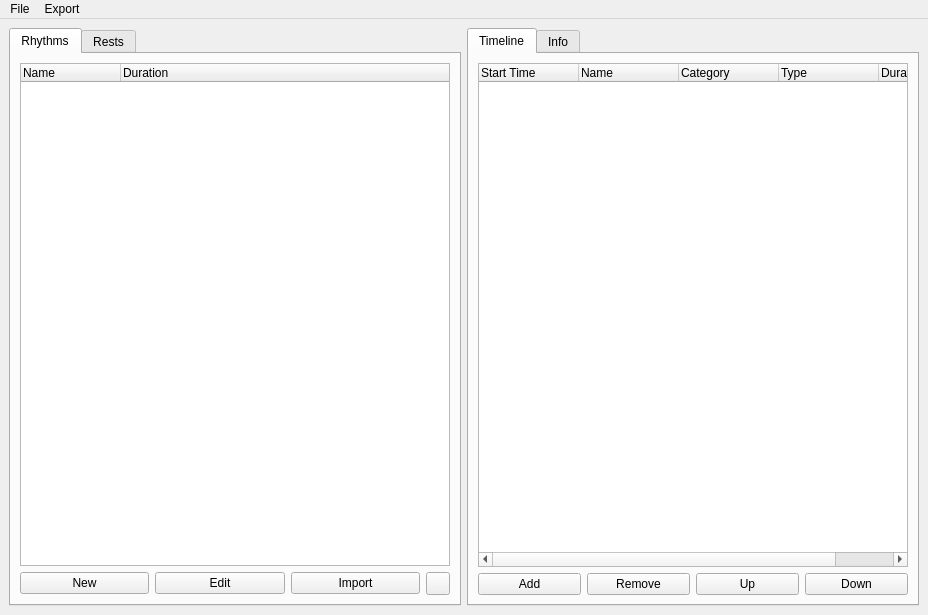
<?xml version="1.0" encoding="UTF-8"?>
<ui version="4.0">
 <class>MainWindow</class>
 <widget class="QMainWindow" name="MainWindow">
  <property name="geometry">
   <rect>
    <x>0</x>
    <y>0</y>
    <width>928</width>
    <height>566</height>
   </rect>
  </property>
  <property name="maximumSize">
   <size>
    <width>16777215</width>
    <height>566</height>
   </size>
  </property>
  <property name="windowTitle">
   <string>MainWindow</string>
  </property>
  <widget class="QWidget" name="centralwidget">
   <layout class="QGridLayout" name="gridLayout">
    <item row="0" column="0" rowspan="10">
     <widget class="QTabWidget" name="presetsTabs">
      <property name="currentIndex">
       <number>0</number>
      </property>
      <widget class="QWidget" name="rhythmsTab">
       <attribute name="icon">
        <iconset resource="resources.qrc">
         <normaloff>:/music_notes/not_filled</normaloff>
         <normalon>:/music_notes/filled</normalon>:/music_notes/not_filled</iconset>
       </attribute>
       <attribute name="title">
        <string>Rhythms</string>
       </attribute>
       <layout class="QGridLayout" name="gridLayout_2">
        <item row="1" column="0">
         <widget class="QPushButton" name="newRhythm">
          <property name="text">
           <string>New</string>
          </property>
          <property name="icon">
           <iconset resource="resources.qrc">
            <normaloff>:/general/add</normaloff>:/general/add</iconset>
          </property>
         </widget>
        </item>
        <item row="0" column="0" colspan="4">
         <widget class="QTreeWidget" name="rhythmTree">
          <property name="frameShadow">
           <enum>QFrame::Plain</enum>
          </property>
          <column>
           <property name="text">
            <string>Name</string>
           </property>
          </column>
          <column>
           <property name="text">
            <string>Duration</string>
           </property>
          </column>
         </widget>
        </item>
        <item row="1" column="2">
         <widget class="QPushButton" name="importRhythm">
          <property name="text">
           <string>Import</string>
          </property>
          <property name="icon">
           <iconset resource="resources.qrc">
            <normaloff>:/arrows/arrow_import</normaloff>:/arrows/arrow_import</iconset>
          </property>
         </widget>
        </item>
        <item row="1" column="3">
         <widget class="QToolButton" name="refreshRhythms">
          <property name="icon">
           <iconset resource="resources.qrc">
            <normaloff>:/arrows/arrow_sync</normaloff>:/arrows/arrow_sync</iconset>
          </property>
         </widget>
        </item>
        <item row="1" column="1">
         <widget class="QPushButton" name="editRhythm">
          <property name="text">
           <string>Edit</string>
          </property>
          <property name="icon">
           <iconset resource="resources.qrc">
            <normaloff>:/general/edit</normaloff>:/general/edit</iconset>
          </property>
         </widget>
        </item>
       </layout>
      </widget>
      <widget class="QWidget" name="restsTab">
       <attribute name="icon">
        <iconset resource="resources.qrc">
         <normaloff>:/fit_height/not_filled</normaloff>
         <normalon>:/fit_height/filled</normalon>:/fit_height/not_filled</iconset>
       </attribute>
       <attribute name="title">
        <string>Rests</string>
       </attribute>
       <layout class="QGridLayout" name="gridLayout_5">
        <item row="1" column="0">
         <widget class="QPushButton" name="customRest">
          <property name="text">
           <string>Custom</string>
          </property>
          <property name="icon">
           <iconset resource="resources.qrc">
            <normaloff>:/general/add</normaloff>:/general/add</iconset>
          </property>
         </widget>
        </item>
        <item row="1" column="2">
         <widget class="QPushButton" name="deleteRest">
          <property name="text">
           <string>Delete</string>
          </property>
          <property name="icon">
           <iconset resource="resources.qrc">
            <normaloff>:/general/delete</normaloff>:/general/delete</iconset>
          </property>
         </widget>
        </item>
        <item row="1" column="1">
         <widget class="QPushButton" name="editRest">
          <property name="text">
           <string>Edit</string>
          </property>
          <property name="icon">
           <iconset resource="resources.qrc">
            <normaloff>:/general/edit</normaloff>:/general/edit</iconset>
          </property>
         </widget>
        </item>
        <item row="1" column="3">
         <widget class="QToolButton" name="refreshRests">
          <property name="text">
           <string>...</string>
          </property>
          <property name="icon">
           <iconset resource="resources.qrc">
            <normaloff>:/arrows/arrow_sync</normaloff>:/arrows/arrow_sync</iconset>
          </property>
         </widget>
        </item>
        <item row="0" column="0" colspan="4">
         <widget class="QTreeWidget" name="restTree">
          <property name="frameShadow">
           <enum>QFrame::Plain</enum>
          </property>
          <column>
           <property name="text">
            <string>Name</string>
           </property>
          </column>
          <column>
           <property name="text">
            <string>Duration</string>
           </property>
          </column>
         </widget>
        </item>
       </layout>
      </widget>
     </widget>
    </item>
    <item row="0" column="2" rowspan="10">
     <widget class="QTabWidget" name="timelineContainer">
      <property name="currentIndex">
       <number>0</number>
      </property>
      <widget class="QWidget" name="timelineTab">
       <attribute name="icon">
        <iconset resource="resources.qrc">
         <normaloff>:/timeline/not_filled</normaloff>
         <normalon>:/timeline/filled</normalon>:/timeline/not_filled</iconset>
       </attribute>
       <attribute name="title">
        <string>Timeline</string>
       </attribute>
       <layout class="QGridLayout" name="gridLayout_4">
        <item row="1" column="1">
         <widget class="QPushButton" name="remove">
          <property name="text">
           <string>Remove</string>
          </property>
          <property name="icon">
           <iconset resource="resources.qrc">
            <normaloff>:/general/delete</normaloff>:/general/delete</iconset>
          </property>
         </widget>
        </item>
        <item row="1" column="3">
         <widget class="QPushButton" name="down">
          <property name="text">
           <string>Down</string>
          </property>
          <property name="icon">
           <iconset resource="resources.qrc">
            <normaloff>:/arrows/arrow_down</normaloff>:/arrows/arrow_down</iconset>
          </property>
         </widget>
        </item>
        <item row="1" column="2">
         <widget class="QPushButton" name="up">
          <property name="text">
           <string>Up</string>
          </property>
          <property name="icon">
           <iconset resource="resources.qrc">
            <normaloff>:/arrows/arrow_up</normaloff>:/arrows/arrow_up</iconset>
          </property>
         </widget>
        </item>
        <item row="1" column="0">
         <widget class="QPushButton" name="add">
          <property name="text">
           <string>Add</string>
          </property>
          <property name="icon">
           <iconset resource="resources.qrc">
            <normaloff>:/general/add</normaloff>:/general/add</iconset>
          </property>
         </widget>
        </item>
        <item row="0" column="0" colspan="4">
         <widget class="QTreeWidget" name="timelineList">
          <property name="frameShadow">
           <enum>QFrame::Plain</enum>
          </property>
          <property name="dragDropMode">
           <enum>QAbstractItemView::DropOnly</enum>
          </property>
          <column>
           <property name="text">
            <string>Start Time</string>
           </property>
          </column>
          <column>
           <property name="text">
            <string>Name</string>
           </property>
          </column>
          <column>
           <property name="text">
            <string>Category</string>
           </property>
          </column>
          <column>
           <property name="text">
            <string>Type</string>
           </property>
          </column>
          <column>
           <property name="text">
            <string>Duration</string>
           </property>
          </column>
         </widget>
        </item>
       </layout>
      </widget>
      <widget class="QWidget" name="infoTab">
       <attribute name="icon">
        <iconset resource="resources.qrc">
         <normaloff>:/bullet_list_square/not_filled</normaloff>
         <normalon>:/bullet_list_square/filled</normalon>:/bullet_list_square/not_filled</iconset>
       </attribute>
       <attribute name="title">
        <string>Info</string>
       </attribute>
       <layout class="QGridLayout" name="gridLayout_3">
        <item row="0" column="0" colspan="6">
         <widget class="QGroupBox" name="mapInformationContainer">
          <property name="sizePolicy">
           <sizepolicy hsizetype="Expanding" vsizetype="Preferred">
            <horstretch>0</horstretch>
            <verstretch>0</verstretch>
           </sizepolicy>
          </property>
          <property name="title">
           <string>Map Information</string>
          </property>
          <layout class="QFormLayout" name="formLayout">
           <item row="0" column="0">
            <widget class="QLabel" name="projectNameLabel">
             <property name="text">
              <string>Project Name</string>
             </property>
             <property name="alignment">
              <set>Qt::AlignCenter</set>
             </property>
             <property name="buddy">
              <cstring>projectNameInput</cstring>
             </property>
            </widget>
           </item>
           <item row="0" column="1">
            <widget class="QLineEdit" name="projectNameInput"/>
           </item>
           <item row="1" column="0">
            <widget class="QLabel" name="versionLabel">
             <property name="text">
              <string>Version</string>
             </property>
             <property name="alignment">
              <set>Qt::AlignCenter</set>
             </property>
             <property name="buddy">
              <cstring>versionInput</cstring>
             </property>
            </widget>
           </item>
           <item row="1" column="1">
            <widget class="QLineEdit" name="versionInput">
             <property name="text">
              <string>2.0.0</string>
             </property>
            </widget>
           </item>
           <item row="2" column="0">
            <widget class="QLabel" name="songSubNameLabel">
             <property name="text">
              <string>Song Sub-Name</string>
             </property>
             <property name="alignment">
              <set>Qt::AlignCenter</set>
             </property>
             <property name="buddy">
              <cstring>songSubNameInput</cstring>
             </property>
            </widget>
           </item>
           <item row="2" column="1">
            <widget class="QLineEdit" name="songSubNameInput"/>
           </item>
           <item row="3" column="0">
            <widget class="QLabel" name="songAuthorNameLabel">
             <property name="text">
              <string>Song Author Name</string>
             </property>
             <property name="alignment">
              <set>Qt::AlignCenter</set>
             </property>
             <property name="buddy">
              <cstring>songAuthorNameInput</cstring>
             </property>
            </widget>
           </item>
           <item row="3" column="1">
            <widget class="QLineEdit" name="songAuthorNameInput"/>
           </item>
           <item row="4" column="0">
            <widget class="QLabel" name="levelAuthorNameLabel">
             <property name="text">
              <string>Level Author Name</string>
             </property>
             <property name="alignment">
              <set>Qt::AlignCenter</set>
             </property>
             <property name="buddy">
              <cstring>levelAuthorNameInput</cstring>
             </property>
            </widget>
           </item>
           <item row="4" column="1">
            <widget class="QLineEdit" name="levelAuthorNameInput"/>
           </item>
          </layout>
         </widget>
        </item>
        <item row="2" column="2">
         <widget class="QPushButton" name="cancel">
          <property name="text">
           <string>Cancel</string>
          </property>
         </widget>
        </item>
        <item row="1" column="0" colspan="6">
         <widget class="QGroupBox" name="mapMetadataContainer">
          <property name="sizePolicy">
           <sizepolicy hsizetype="Expanding" vsizetype="Preferred">
            <horstretch>0</horstretch>
            <verstretch>0</verstretch>
           </sizepolicy>
          </property>
          <property name="title">
           <string>Map Metadata</string>
          </property>
          <layout class="QFormLayout" name="formLayout_2">
           <item row="0" column="0">
            <widget class="QLabel" name="BPMLabel">
             <property name="text">
              <string>Beats-Per-Minute (Override)</string>
             </property>
             <property name="alignment">
              <set>Qt::AlignCenter</set>
             </property>
             <property name="buddy">
              <cstring>BPMSpinbox</cstring>
             </property>
            </widget>
           </item>
           <item row="0" column="1">
            <widget class="QDoubleSpinBox" name="BPMSpinbox">
             <property name="decimals">
              <number>1</number>
             </property>
             <property name="maximum">
              <double>300.000000000000000</double>
             </property>
            </widget>
           </item>
           <item row="1" column="0">
            <widget class="QLabel" name="songTimeOffsetLabel">
             <property name="text">
              <string>Song Time Offset</string>
             </property>
             <property name="alignment">
              <set>Qt::AlignCenter</set>
             </property>
             <property name="buddy">
              <cstring>songTimeOffsetSpinbox</cstring>
             </property>
            </widget>
           </item>
           <item row="1" column="1">
            <widget class="QDoubleSpinBox" name="songTimeOffsetSpinbox">
             <property name="decimals">
              <number>0</number>
             </property>
             <property name="maximum">
              <double>10.000000000000000</double>
             </property>
            </widget>
           </item>
           <item row="2" column="0">
            <widget class="QLabel" name="shuffleLabel">
             <property name="text">
              <string>Shuffle</string>
             </property>
             <property name="alignment">
              <set>Qt::AlignCenter</set>
             </property>
             <property name="buddy">
              <cstring>shuffleSpinbox</cstring>
             </property>
            </widget>
           </item>
           <item row="2" column="1">
            <widget class="QDoubleSpinBox" name="shuffleSpinbox">
             <property name="decimals">
              <number>1</number>
             </property>
             <property name="maximum">
              <double>1.000000000000000</double>
             </property>
             <property name="singleStep">
              <double>0.100000000000000</double>
             </property>
            </widget>
           </item>
           <item row="3" column="0">
            <widget class="QLabel" name="shuffleOffsetLabel">
             <property name="text">
              <string>Shuffle Offset</string>
             </property>
             <property name="alignment">
              <set>Qt::AlignCenter</set>
             </property>
             <property name="buddy">
              <cstring>shuffleOffsetSpinbox</cstring>
             </property>
            </widget>
           </item>
           <item row="3" column="1">
            <widget class="QDoubleSpinBox" name="shuffleOffsetSpinbox">
             <property name="decimals">
              <number>1</number>
             </property>
             <property name="maximum">
              <double>2.000000000000000</double>
             </property>
             <property name="singleStep">
              <double>0.100000000000000</double>
             </property>
             <property name="value">
              <double>0.500000000000000</double>
             </property>
            </widget>
           </item>
           <item row="4" column="0">
            <widget class="QLabel" name="previewStartTimeLabel">
             <property name="text">
              <string>Preview Start Time</string>
             </property>
             <property name="alignment">
              <set>Qt::AlignCenter</set>
             </property>
             <property name="buddy">
              <cstring>previewStartTimeSpinbox</cstring>
             </property>
            </widget>
           </item>
           <item row="4" column="1">
            <widget class="QSpinBox" name="previewStartTimeSpinbox"/>
           </item>
           <item row="5" column="0">
            <widget class="QLabel" name="previewDurationLabel">
             <property name="text">
              <string>Preview Duration</string>
             </property>
             <property name="alignment">
              <set>Qt::AlignCenter</set>
             </property>
             <property name="buddy">
              <cstring>previewDurationSpinbox</cstring>
             </property>
            </widget>
           </item>
           <item row="5" column="1">
            <widget class="QSpinBox" name="previewDurationSpinbox">
             <property name="value">
              <number>10</number>
             </property>
            </widget>
           </item>
           <item row="6" column="0">
            <widget class="QLabel" name="songFilenameLabel">
             <property name="text">
              <string>Song Filename</string>
             </property>
             <property name="alignment">
              <set>Qt::AlignCenter</set>
             </property>
             <property name="buddy">
              <cstring>songFilenameInput</cstring>
             </property>
            </widget>
           </item>
           <item row="6" column="1">
            <widget class="QLineEdit" name="songFilenameInput">
             <property name="text">
              <string>song.wav</string>
             </property>
            </widget>
           </item>
           <item row="7" column="0">
            <widget class="QLabel" name="coverImageFilenameLabel">
             <property name="text">
              <string>Cover Image Filename</string>
             </property>
             <property name="alignment">
              <set>Qt::AlignCenter</set>
             </property>
             <property name="buddy">
              <cstring>coverImageFilenameInput</cstring>
             </property>
            </widget>
           </item>
           <item row="7" column="1">
            <widget class="QLineEdit" name="coverImageFilenameInput">
             <property name="text">
              <string>cover.jpg</string>
             </property>
            </widget>
           </item>
           <item row="8" column="0">
            <widget class="QLabel" name="environmentLabel">
             <property name="text">
              <string>Environment Name</string>
             </property>
             <property name="alignment">
              <set>Qt::AlignCenter</set>
             </property>
             <property name="buddy">
              <cstring>environmentNameSelector</cstring>
             </property>
            </widget>
           </item>
           <item row="8" column="1">
            <widget class="QComboBox" name="environmentNameSelector">
             <item>
              <property name="text">
               <string>DefaultEnvironment</string>
              </property>
             </item>
             <item>
              <property name="text">
               <string>OriginsEnvironment</string>
              </property>
             </item>
             <item>
              <property name="text">
               <string>TriangleEnvironment</string>
              </property>
             </item>
             <item>
              <property name="text">
               <string>NiceEnvironment</string>
              </property>
             </item>
             <item>
              <property name="text">
               <string>BigMirrorEnvironment</string>
              </property>
             </item>
             <item>
              <property name="text">
               <string>DragonsEnvironment</string>
              </property>
             </item>
             <item>
              <property name="text">
               <string>KDAEnvironment</string>
              </property>
             </item>
             <item>
              <property name="text">
               <string>MonstercatEnvironment</string>
              </property>
             </item>
             <item>
              <property name="text">
               <string>CrabRaveEnvironment</string>
              </property>
             </item>
             <item>
              <property name="text">
               <string>PanicEnvironment</string>
              </property>
             </item>
             <item>
              <property name="text">
               <string>RocketEnvironment</string>
              </property>
             </item>
             <item>
              <property name="text">
               <string>GreenDayEnvironment</string>
              </property>
             </item>
             <item>
              <property name="text">
               <string>GreenDayGrenadeEnvironment</string>
              </property>
             </item>
             <item>
              <property name="text">
               <string>TimbalandEnvironment</string>
              </property>
             </item>
             <item>
              <property name="text">
               <string>FitBeatEnvironment</string>
              </property>
             </item>
             <item>
              <property name="text">
               <string>LinkinParkEnvironment</string>
              </property>
             </item>
             <item>
              <property name="text">
               <string>BTSEnvironment</string>
              </property>
             </item>
             <item>
              <property name="text">
               <string>KaleidoscopeEnvironment</string>
              </property>
             </item>
             <item>
              <property name="text">
               <string>InterscopeEnvironment</string>
              </property>
             </item>
            </widget>
           </item>
           <item row="9" column="0">
            <widget class="QLabel" name="allDirectionsEnvironmentNameLabel">
             <property name="text">
              <string>All-Directions Environment Name</string>
             </property>
             <property name="alignment">
              <set>Qt::AlignCenter</set>
             </property>
             <property name="buddy">
              <cstring>allDirectionsEnvironmentNameSelector</cstring>
             </property>
            </widget>
           </item>
           <item row="9" column="1">
            <widget class="QComboBox" name="allDirectionsEnvironmentNameSelector">
             <item>
              <property name="text">
               <string>GlassDesertEnvironment</string>
              </property>
             </item>
            </widget>
           </item>
          </layout>
         </widget>
        </item>
        <item row="2" column="1">
         <widget class="QLabel" name="confirmationLabel">
          <property name="text">
           <string/>
          </property>
         </widget>
        </item>
        <item row="2" column="0">
         <spacer name="horizontalSpacer">
          <property name="orientation">
           <enum>Qt::Horizontal</enum>
          </property>
          <property name="sizeHint" stdset="0">
           <size>
            <width>40</width>
            <height>20</height>
           </size>
          </property>
         </spacer>
        </item>
        <item row="2" column="3">
         <widget class="QPushButton" name="apply">
          <property name="text">
           <string>Apply</string>
          </property>
         </widget>
        </item>
       </layout>
      </widget>
     </widget>
    </item>
   </layout>
  </widget>
  <widget class="QMenuBar" name="menubar">
   <property name="geometry">
    <rect>
     <x>0</x>
     <y>0</y>
     <width>928</width>
     <height>22</height>
    </rect>
   </property>
   <widget class="QMenu" name="menuFile">
    <property name="title">
     <string>File</string>
    </property>
    <addaction name="actionNew"/>
    <addaction name="actionOpen"/>
    <addaction name="actionRecents"/>
    <addaction name="separator"/>
    <addaction name="actionSave"/>
    <addaction name="separator"/>
    <addaction name="actionCreateRhythm"/>
    <addaction name="actionImportRhythm"/>
   </widget>
   <widget class="QMenu" name="menuExport">
    <property name="title">
     <string>Export</string>
    </property>
    <widget class="QMenu" name="menuEngrave">
     <property name="title">
      <string>Engrave</string>
     </property>
     <addaction name="actionBeatmap"/>
     <addaction name="actionInfo"/>
    </widget>
    <addaction name="menuEngrave"/>
    <addaction name="actionFinalise"/>
   </widget>
   <addaction name="menuFile"/>
   <addaction name="menuExport"/>
  </widget>
  <action name="actionNew">
   <property name="text">
    <string>New</string>
   </property>
   <property name="shortcut">
    <string>Ctrl+N</string>
   </property>
  </action>
  <action name="actionOpen">
   <property name="text">
    <string>Open</string>
   </property>
   <property name="shortcut">
    <string>Ctrl+O</string>
   </property>
  </action>
  <action name="actionSave">
   <property name="text">
    <string>Save</string>
   </property>
   <property name="shortcut">
    <string>Ctrl+S</string>
   </property>
  </action>
  <action name="actionSaveAs">
   <property name="text">
    <string>Save As...</string>
   </property>
   <property name="shortcut">
    <string>Ctrl+Shift+S</string>
   </property>
  </action>
  <action name="actionBeatmap">
   <property name="text">
    <string>Beatmap</string>
   </property>
   <property name="shortcut">
    <string>Ctrl+P</string>
   </property>
  </action>
  <action name="actionInfo">
   <property name="text">
    <string>Info</string>
   </property>
   <property name="shortcut">
    <string>Ctrl+Shift+P</string>
   </property>
  </action>
  <action name="actionCut">
   <property name="text">
    <string>Cut</string>
   </property>
   <property name="shortcut">
    <string>Ctrl+X</string>
   </property>
  </action>
  <action name="actionCopy">
   <property name="text">
    <string>Copy</string>
   </property>
   <property name="shortcut">
    <string>Ctrl+C</string>
   </property>
  </action>
  <action name="actionPaste">
   <property name="text">
    <string>Paste</string>
   </property>
   <property name="shortcut">
    <string>Ctrl+V</string>
   </property>
  </action>
  <action name="actionRecents">
   <property name="text">
    <string>Recents</string>
   </property>
  </action>
  <action name="actionImportRhythm">
   <property name="text">
    <string>Import Rhythm</string>
   </property>
   <property name="shortcut">
    <string>Ctrl+I</string>
   </property>
  </action>
  <action name="actionCreateRhythm">
   <property name="text">
    <string>Create Rhythm</string>
   </property>
   <property name="shortcut">
    <string>Ctrl+R</string>
   </property>
  </action>
  <action name="actionFinalise">
   <property name="text">
    <string>Finalise</string>
   </property>
  </action>
 </widget>
 <resources>
  <include location="resources.qrc"/>
 </resources>
 <connections/>
</ui>
